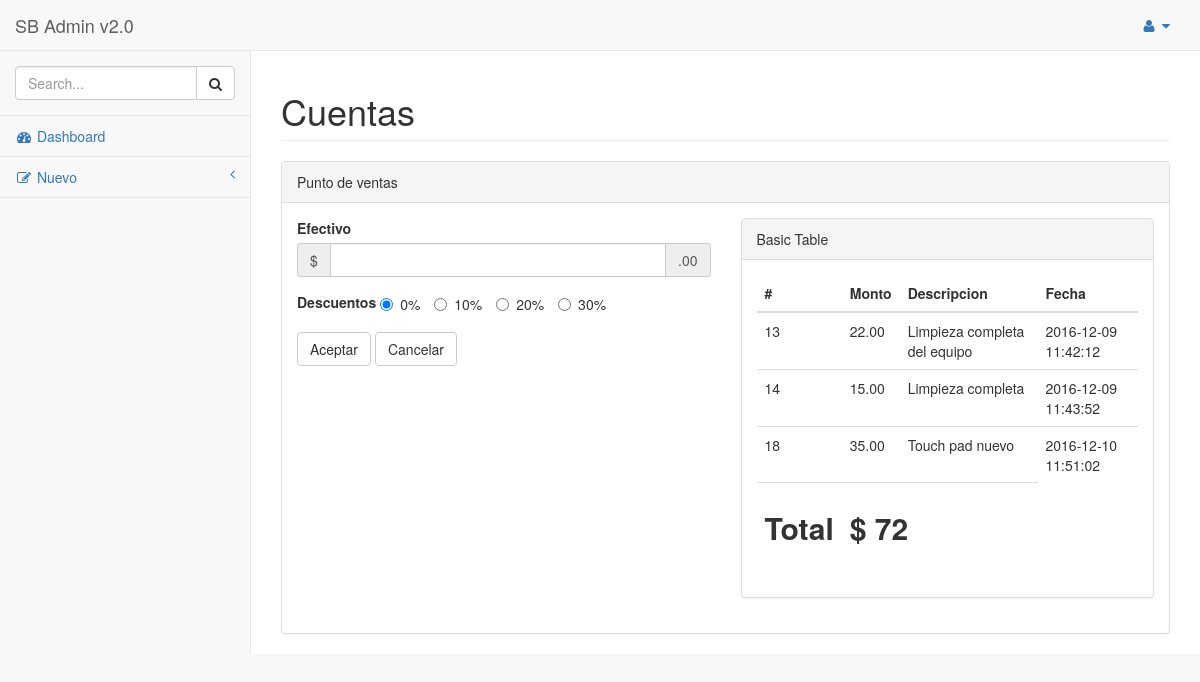
The page /caja/cuenta.php?var=5 (signed in) on the database its author committed.
### tables this page shows
CREATE TABLE IF NOT EXISTS `cargos_eqpaciente` (
  `id_cargo` int(11) NOT NULL AUTO_INCREMENT,
  `monto_cargo` decimal(10,2) NOT NULL,
  `descripcion_cargo` varchar(1000) NOT NULL,
  `fecha_cargo` datetime NOT NULL,
  `saldado` int(11) NOT NULL,
  `cod_eqclient` int(11) NOT NULL,
  PRIMARY KEY (`id_cargo`),
  KEY `cod_eqclient` (`cod_eqclient`)
);

### caja/fine/vistas.php (the view, shortened to what this page needs)
<?php
function SumCuenta($equipo)
{
  $eqcargo = mysql_query("SELECT nom_client, apell_client, id_eqclient, tecnico, propietario_eqclient, id_eqclient FROM equipos_clientes, Clientes WHERE id_eqclient = '$equipo' AND propietario_eqclient = id_client") or die(mysql_error());
  $roweqcargo = mysql_fetch_row($eqcargo);
  $eq = $roweqcargo[2];
  echo '
                          <input type="hidden" name="accion" value="cuenta">
                          <input type="hidden" name="tec" value="'.$roweqcargo[3].'">
                          <input type="hidden" name="cliente" value="'.$roweqcargo[4].'">
                          <input type="hidden" name="eqclient" value="'.$roweqcargo[5].'">
                            <label>Efectivo</label>
                            <div class="form-group input-group">
                                <span class="input-group-addon">$</span>
                                <input type="text" name="efectivo" class="form-control">
                                <span class="input-group-addon">.00</span>
                            </div>
                            <div class="form-group">
                                <label>Descuentos</label>
                                <label class="radio-inline">
                                    <input type="radio" name="descuento"  value="0" checked="">0%
                                </label>
                                <label class="radio-inline">
                                    <input type="radio" name="descuento"  value="1">10%
                                </label>
                                <label class="radio-inline">
                                    <input type="radio" name="descuento"  value="2">20%
                                </label>
                                <label class="radio-inline">
                                    <input type="radio" name="descuento"  value="3">30%
                                </label>
                            </div>
                              <button type="submit" class="btn btn-default">Aceptar</button>
                              <a href="index.php" class="btn btn-default">Cancelar</a>
                      </div>';
$cargos = mysql_query("SELECT id_cargo, monto_cargo, descripcion_cargo, fecha_cargo FROM equipos_clientes, cargos_eqpaciente WHERE id_eqclient =  '$eq' AND cod_eqclient = id_eqclient AND saldado = 0") or die(mysql_error());
                    echo '
                      <div class="col-lg-6">
                        <div class="panel panel-default">
                            <div class="panel-heading">
                                Basic Table
                            </div>
                            <div class="panel-body">
                                <div class="table-responsive">
                                    <table class="table">
                                        <thead>
                                            <tr>
                                                <th>#</th>
                                                <th>Monto</th>
                                                <th>Descripcion</th>
                                                <th>Fecha</th>
                                            </tr>
                                        </thead>
                                        <tbody>';
                                        $suma = 0;
                    while ($rowcargos = mysql_fetch_row($cargos)){
                      $suma += $rowcargos[1];
                                      echo    ' <tr>
                                                <td>'.$rowcargos[0].'</td>
                                                <td>'.$rowcargos[1].'</td>
                                                <td>'.$rowcargos[2].'</td>
                                                <td>'.$rowcargos[3].'</td>
                                            </tr>';
                                      }
                                      echo    ' <tr>
                                                <td><h2><b>Total</b></h2></td>
                                                <td colspan="2"><h2><b>$ '.$suma.'</b></h2></td>
                                                <input type="hidden" name="monto" value="'.$suma.'">
                                            </tr>
                                        </tbody>
                                    </table>
                                </div>
                            </div>
                        </div>
                      </form>
                      </div>
                  </div>
              </div>
          </div>
      </div>
  </div>';
}
?>

### rows shown on the page
cargos_eqpaciente: id_cargo "13", monto_cargo "22.00", descripcion_cargo "Limpieza completa del equipo", fecha_cargo "2016-12-09 11:42:12"
cargos_eqpaciente: id_cargo "14", monto_cargo "15.00", descripcion_cargo "Limpieza completa", fecha_cargo "2016-12-09 11:43:52"
cargos_eqpaciente: id_cargo "18", monto_cargo "35.00", descripcion_cargo "Touch pad nuevo", fecha_cargo "2016-12-10 11:51:02"

### other values the page prints
$suma "72"
